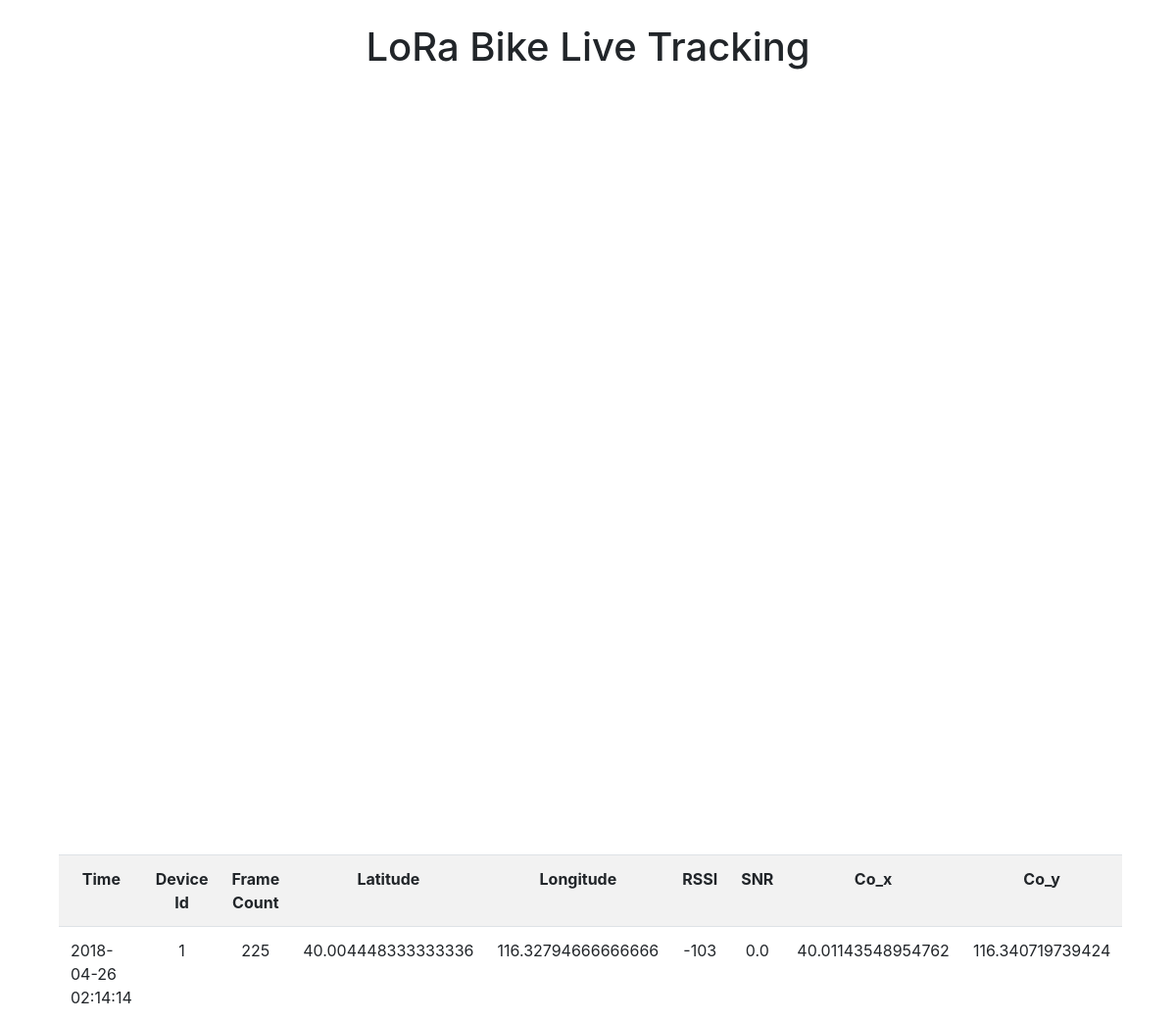
The app's page /lorabikeapp/livemap/1-1/, older data.
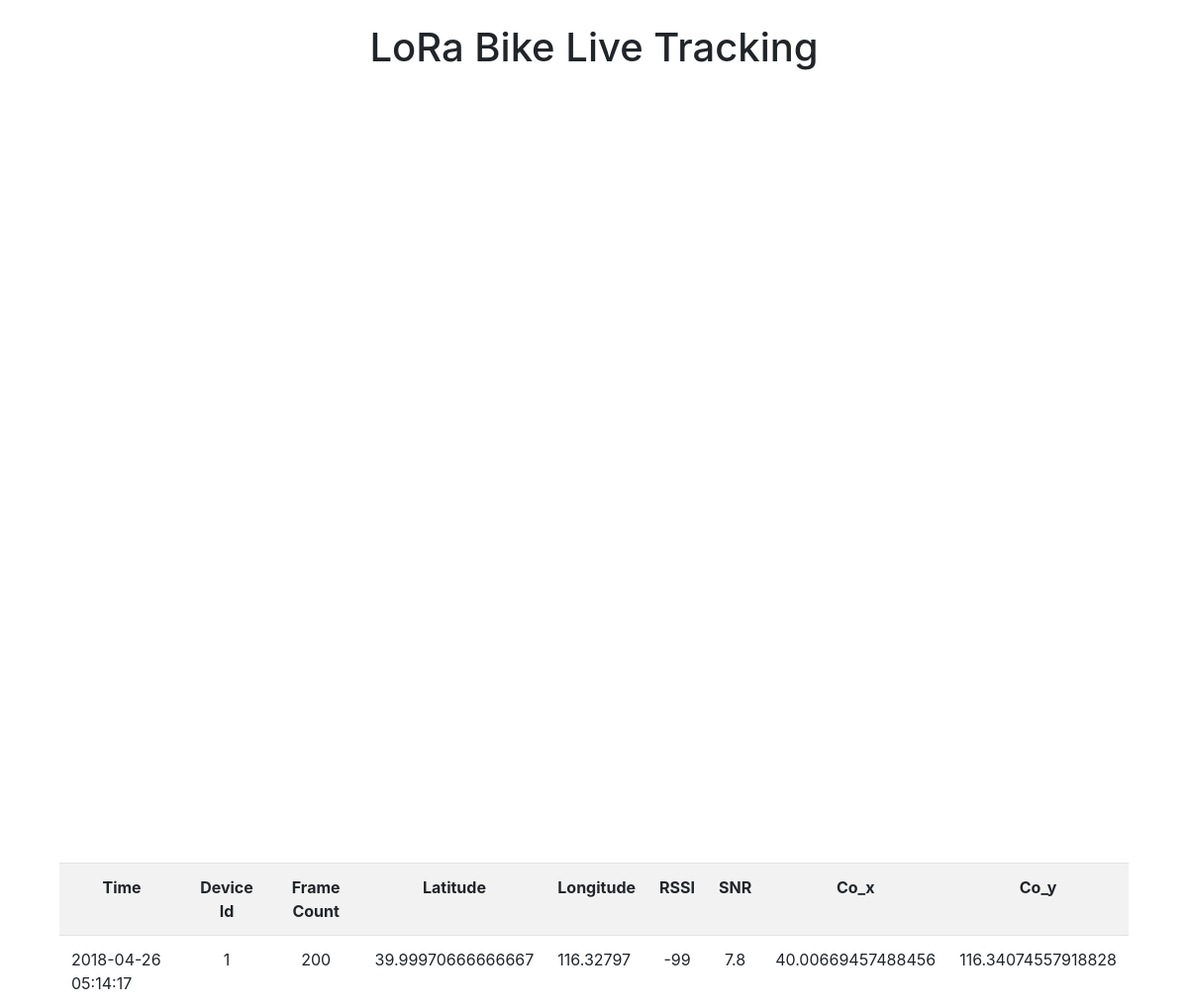
The same page, newer data.
### lorabikeapp/models.py (models this page shows)
class Location(models.Model):
  device_id = models.PositiveIntegerField(default = 0)
  frame_count = models.PositiveIntegerField(default = 0)
  track_time = models.DateTimeField(auto_now_add = True)
  latitude = models.FloatField(default = 0)
  longitude = models.FloatField(default = 0)
  co_x = models.FloatField(default = 0)
  co_y = models.FloatField(default = 0)
  snr = models.FloatField(default = 0)
  rssi = models.IntegerField(default = 0)

### lorabikeapp/views.py (the view)
# urls.py: path('livemap/<int:begin_id>-<int:end_id>/', views.livemap, name='livemap'),
def livemap(request, begin_id, end_id):
  if request.method == 'GET':
    context = []
    for dev_id in range(begin_id, end_id + 1):
      locations = Location.objects.filter(device_id=dev_id).order_by('-id')
      if locations:
        context.append(get_dict_from_record(locations[0]))
      else:
        context.append(get_dict_from_record(None))
    return render(request, 'livemap.html', {'record_list': context})

### lorabikeapp/views.py (called while the page is built, shortened)
def get_dict_from_record(location):
  if location:
    context = {'device_id': location.device_id,
               'latitude': location.latitude,
               'longitude': location.longitude,
               'co_x': location.co_x,
               'co_y': location.co_y,
               'track_time': timezone.localtime(location.track_time).strftime("%Y-%m-%d %H:%M:%S"),
               'frame_count': location.frame_count,
               'snr': location.snr,
               'rssi': location.rssi}
  return context

### lorabikeapp/templates/livemap.html (shortened to what this page needs)
<!DOCTYPE html>
<html lang="zh">
{% load static %}
<head>
  <link rel="stylesheet" href="https://stackpath.bootstrapcdn.com/bootstrap/4.0.0/css/bootstrap.min.css" />
  <link rel="stylesheet" href="{% static 'css/livemap.css' %}" />
</head>
<body>
  <h1>LoRa Bike Live Tracking</h1>
  <div id="track-map"></div>
  {% if record_list %}
    <table class='table table-hover table-striped'>
      <tr>
        <th>Time</th>
        <th>Device Id</th>
        <th>Frame Count</th>
        <th>Latitude</th>
        <th>Longitude</th>
        <th>RSSI</th>
        <th>SNR</th>
        <th>Co_x</th>
        <th>Co_y</th>
      </tr>
    {% for record in record_list %}
      <tr>
        <td class='tr-num'>{{ record.track_time }}</td>
        <td class='id-num'>{{ record.device_id }}</td>
        <td class='fr-num'>{{ record.frame_count }}</td>
        <td class='la-num'>{{ record.latitude }}</td>
        <td class='lo-num'>{{ record.longitude }}</td>
        <td class='rs-num'>{{ record.rssi }}</td>
        <td class='sn-num'>{{ record.snr }}</td>
        <td class='x-num'>{{ record.co_x }}</td>
        <td class='y-num'>{{ record.co_y }}</td>
    {% endfor %}
  {% else %}
    <p>No data records are available.</p>
  {% endif %}
</body>
</html>

Row changes from the older to the newer data that the page shows:
no longer on this page (row unchanged): Location: latitude "40.004448333333336", longitude "116.32794666666666", snr "0.0", co_x "40.01143548954762", co_y "116.340719739424"
added Location: latitude "39.99970666666667", longitude "116.32797", snr "7.8", co_x "40.00669457488456", co_y "116.34074557918828"
Text that changed along with them:
new list line: "2018-04-26 05:14:17 1 200 -99"
list line gone: "2018-04-26 02:14:14 1 225 -103"
